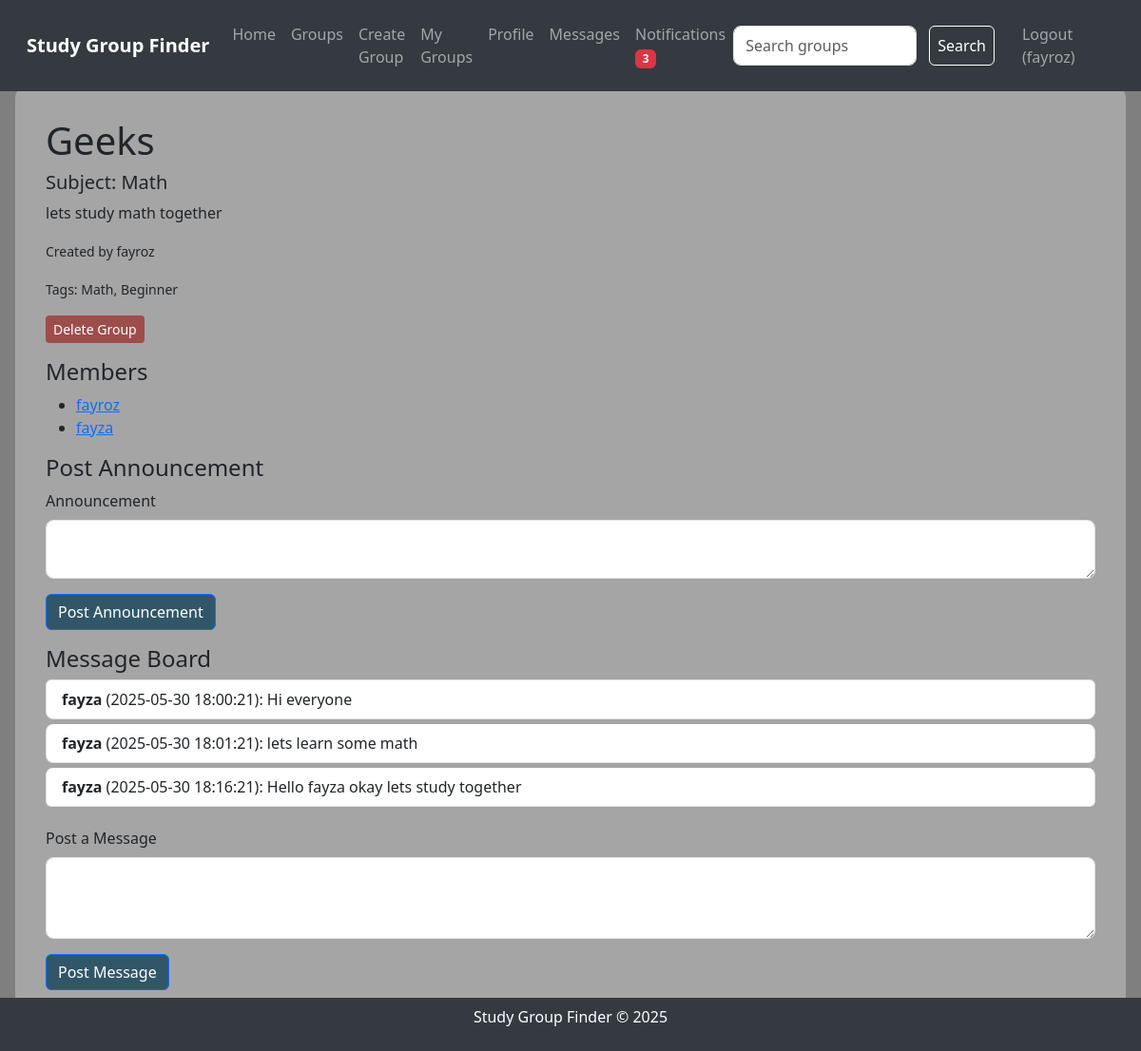
Screenshot of /group/1 (signed in) with the database file from the repository.
### tables this page shows
CREATE TABLE users
                 (id INTEGER PRIMARY KEY AUTOINCREMENT,
                  username TEXT UNIQUE NOT NULL,
                  password TEXT NOT NULL,
                  bio TEXT,
                  interests TEXT);

CREATE TABLE groups
                 (id INTEGER PRIMARY KEY AUTOINCREMENT,
                  name TEXT NOT NULL,
                  subject TEXT NOT NULL,
                  description TEXT,
                  creator_id INTEGER,
                  FOREIGN KEY (creator_id) REFERENCES users(id));

CREATE TABLE tags
                 (id INTEGER PRIMARY KEY AUTOINCREMENT,
                  name TEXT NOT NULL UNIQUE);

CREATE TABLE messages
                 (id INTEGER PRIMARY KEY AUTOINCREMENT,
                  group_id INTEGER,
                  user_id INTEGER,
                  content TEXT NOT NULL,
                  timestamp DATETIME DEFAULT CURRENT_TIMESTAMP,
                  FOREIGN KEY (group_id) REFERENCES groups(id),
                  FOREIGN KEY (user_id) REFERENCES users(id));

### app.py (the view, shortened to what this page needs)
@app.route('/group/<int:group_id>', methods=['GET', 'POST'])
def group_details(group_id):
    if 'user_id' not in session:
        flash('Please log in to view group details.', 'danger')
        return redirect(url_for('login'))
    conn = sqlite3.connect('study_groups.db')
    c = conn.cursor()
    c.execute("SELECT * FROM group_members WHERE user_id = ? AND group_id = ?",
              (session['user_id'], group_id))
    is_member = c.fetchone()
    if not is_member:
        flash('You must join this group to view details or post messages.', 'danger')
        conn.close()
        return redirect(url_for('groups'))
    c.execute("SELECT groups.id, groups.name, groups.subject, groups.description, users.username "
              "FROM groups JOIN users ON groups.creator_id = users.id "
              "WHERE groups.id = ?", (group_id,))
    group = c.fetchone()
    if not group:
        flash('Group not found.', 'danger')
        conn.close()
        return redirect(url_for('groups'))
    c.execute("SELECT users.username FROM users JOIN group_members ON users.id = group_members.user_id "
              "WHERE group_members.group_id = ?", (group_id,))
    members = c.fetchall()
    c.execute("SELECT messages.content, users.username, messages.timestamp "
              "FROM messages JOIN users ON messages.user_id = users.id "
              "WHERE messages.group_id = ? ORDER BY messages.timestamp", (group_id,))
    messages = c.fetchall()
    c.execute("SELECT tags.name FROM tags JOIN group_tags ON tags.id = group_tags.tag_id "
              "WHERE group_tags.group_id = ?", (group_id,))
    tags = c.fetchall()
    c.execute("SELECT content, timestamp FROM announcements WHERE group_id = ? ORDER BY timestamp DESC LIMIT 1", (group_id,))
    announcement = c.fetchone()
    c.execute("UPDATE notifications SET read = TRUE WHERE user_id = ? AND group_id = ?",
              (session['user_id'], group_id))
    try:
        c.execute("SELECT COUNT(*) FROM notifications WHERE user_id = ? AND read = FALSE",
                  (session['user_id'],))
        notification_count = c.fetchone()[0]
    except sqlite3.OperationalError:
        init_db()
        notification_count = 0
    conn.close()
    return render_template('group.html', group=group, members=members, messages=messages, tags=tags, announcement=announcement, notification_count=notification_count)

### templates/group.html (shortened to what this page needs)
{% extends "layout.html" %}
{% block content %}
    <div class="page-content">
        <h1>{{ group[1] }}</h1>
        <h5>Subject: {{ group[2] }}</h5>
        <p>{{ group[3] }}</p>
        <p><small>Created by {{ group[4] }}</small></p>
        <p><small>Tags:
            {% for tag in tags %}
                {{ tag[0] }}{% if not loop.last %}, {% endif %}
            {% endfor %}
        </small></p>
        {% if session.username == group[4] %}
            <a href="{{ url_for('delete_group', group_id=group[0]) }}" class="btn btn-danger btn-sm mb-3" onclick="return confirm('Are you sure you want to delete this group?')">Delete Group</a>
        {% else %}
            <a href="{{ url_for('leave_group', group_id=group[0]) }}" class="btn btn-warning btn-sm mb-3" onclick="return confirm('Are you sure you want to leave this group?')">Leave Group</a>
        {% endif %}
        <h4>Members</h4>
        <ul>
            {% for member in members %}
                <li><a href="{{ url_for('view_profile', username=member[0]) }}">{{ member[0] }}</a></li>
            {% endfor %}
        </ul>
        {% if session.username == group[4] %}
            <h4>Post Announcement</h4>
            <form method="post" action="{{ url_for('post_announcement', group_id=group[0]) }}" class="mb-3">
                <div class="mb-3">
                    <label for="announcement" class="form-label">Announcement</label>
                    <textarea class="form-control" id="announcement" name="announcement" rows="2" required></textarea>
                </div>
                <button type="submit" class="btn btn-primary">Post Announcement</button>
            </form>
        {% endif %}
        <h4>Message Board</h4>
        {% if messages %}
            <ul class="list-group">
                {% for message in messages %}
                    <li class="list-group-item">
                        <strong>{{ message[1] }}</strong> ({{ message[2] }}): {{ message[0] }}
                    </li>
                {% endfor %}
            </ul>
        {% else %}
            <p>No messages yet. Be the first to post!</p>
        {% endif %}
        <form method="post" class="mt-3">
            <div class="mb-3">
                <label for="content" class="form-label">Post a Message</label>
                <textarea class="form-control" id="content" name="content" rows="3" required></textarea>
            </div>
            <button type="submit" class="btn btn-primary">Post Message</button>
        </form>
    </div>
{% endblock %}

### templates/layout.html (shortened to what this page needs)
<!DOCTYPE html>
<html lang="en">
<head>
    <link href="https://cdn.jsdelivr.net/npm/bootstrap@5.3.0/dist/css/bootstrap.min.css" rel="stylesheet">
    <link rel="stylesheet" href="{{ url_for('static', filename='styles.css') }}">
</head>
<body>
    <nav class="navbar navbar-expand-lg navbar-dark">
        <div class="container-fluid">
            <a class="navbar-brand" href="{{ url_for('index') }}">Study Group Finder</a>
            <div class="collapse navbar-collapse" id="navbarNav">
                <ul class="navbar-nav me-auto">
                    <li class="nav-item">
                        <a class="nav-link" href="{{ url_for('index') }}">Home</a>
                    </li>
                    <li class="nav-item">
                        <a class="nav-link" href="{{ url_for('groups') }}">Groups</a>
                    </li>
                    {% if session.user_id %}
                        <li class="nav-item">
                            <a class="nav-link" href="{{ url_for('create_group') }}">Create Group</a>
                        </li>
                        <li class="nav-item">
                            <a class="nav-link" href="{{ url_for('my_groups') }}">My Groups</a>
                        </li>
                        <li class="nav-item">
                            <a class="nav-link" href="{{ url_for('profile') }}">Profile</a>
                        </li>
                        <li class="nav-item">
                            <a class="nav-link" href="{{ url_for('messages') }}">Messages</a>
                        </li>
                        <li class="nav-item">
                            <a class="nav-link" href="{{ url_for('notifications') }}">
                                Notifications
                                {% if notification_count > 0 %}
                                    <span class="badge bg-danger">{{ notification_count }}</span>
                                {% endif %}
                            </a>
                        </li>
                    {% endif %}
                </ul>
                <form class="d-flex" action="{{ url_for('search_groups') }}" method="post">
                    <input class="form-control me-2" type="search" placeholder="Search groups" aria-label="Search" name="search_query">
                    <button class="btn btn-outline-light" type="submit">Search</button>
                </form>
                <ul class="navbar-nav ms-3">
                    {% if session.user_id %}
                        <li class="nav-item">
                            <a class="nav-link" href="{{ url_for('logout') }}">Logout ({{ session.username }})</a>
                        </li>
                    {% endif %}
                </ul>
            </div>
        </div>
    </nav>
    <div class="content-wrapper">
        {% block content %}{% endblock %}
    </div>
    <footer class="footer">
        <p>Study Group Finder © 2025</p>
    </footer>
</body>
</html>

### static/styles.css (style rules this page uses)
body { background-image: url('/static/background.jpg'); background-size: cover; background-position: center; background-blend-mode: overlay; background-color: rgba(0, 0, 0, 0.5); min-height: 100vh; margin: 0; padding: 0; }
.navbar-brand { font-weight: bold; }
.navbar { background-color: #343a40; padding: 1rem; position: fixed; top: 0; width: 100%; z-index: 1000; }
.content-wrapper { margin-top: 60px; min-height: calc(100vh - 120px); padding: 2rem 1rem; }
.page-content { backdrop-filter: blur(5px); background-color: rgba(255, 255, 255, 0.3); border-radius: 10px; padding: 2rem; max-width: 1200px; margin: 0 auto; }
.form-control { border-radius: 8px; }
.list-group-item { border-radius: 8px; margin-bottom: 5px; }
.footer { text-align: center; padding: 0.5rem; background-color: #343a40; color: white; position: fixed; bottom: 0; width: 100%; }
.btn-outline-light { color: #ffffff; border-color: #ffffff; padding: 0.5rem; margin: 0 5px; }
.btn-primary { background-color: #315668; }
.btn-danger { background-color: #9e4d4d; border: none; }

### rows the page displays
users: username "fayroz"
groups: name "Geeks", subject "Math", description "lets study math together"
tags: name "Math"
tags: name "Beginner"
users: username "fayza"
messages: username "fayza", timestamp "2025-05-30 18:00:21", content "Hi everyone"
messages: username "fayza", timestamp "2025-05-30 18:01:21", content "lets learn some math"
messages: username "fayza", timestamp "2025-05-30 18:16:21", content "Hello fayza okay lets study together"

### other values shown
{{ notification_count }} "3"
